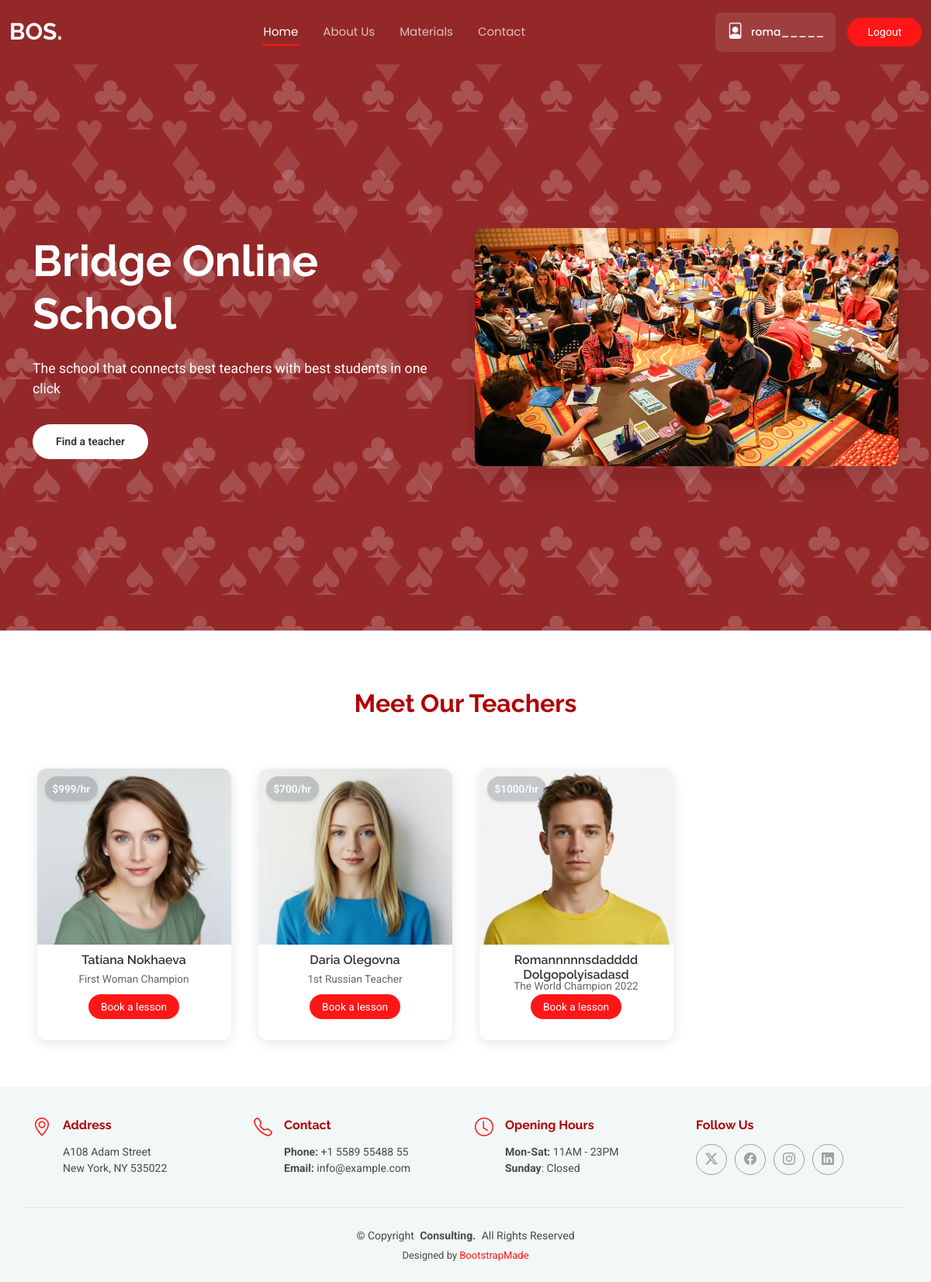
Screenshot of / (signed in) with the database file from the repository.
### landing/models.py (models this page shows, shortened)
class Teacher(models.Model):
    user = models.OneToOneField(User, on_delete=models.CASCADE, related_name='teacher_profile', null=True, blank=True)
    first_name = models.CharField(max_length=50)
    last_name = models.CharField(max_length=50)
    title = models.CharField(max_length=50)
    experience = models.CharField(max_length=500)
    teaching_years = models.IntegerField(max_length=2, null=True, blank=True)
    champion = models.BooleanField(default=False)
    avatar = models.ImageField(upload_to='teachers/avatars')
    lesson_price = models.DecimalField(max_digits=6, decimal_places=0)
    course_price = models.DecimalField(max_digits=7, decimal_places=0)
    is_active = models.BooleanField(default=False)

### landing/views.py (the view)
# urls.py: path("", views.home, name="home"),
def home(request):
    teachers = Teacher.objects.all()  # Get all teachers from database
    context = {
        'teachers': teachers
    }
    return render(request, "landing/index.html", context)

### landing/templates/landing/index.html
{% extends 'base.html' %}
{% load static %}
{% block content %}
  <main class="main">
    <section id="hero" class="hero section dark-background">
      <div class="container" data-aos="fade-up" data-aos-delay="100">
        <div class="row align-items-center">
          <div class="col-lg-6">
            <div class="hero-content" data-aos="fade-up" data-aos-delay="500">
              <h2>Bridge Online School</h2>
              <p>The school that connects best teachers with best students in one click</p>
              <div class="hero-btns">
                <a href="#team" class="btn btn-primary rounded-pill">Find a teacher</a>
              </div>
          </div>
          </div>
          <div class="col-lg-6">
            <div class="hero-image" data-aos="zoom-out" data-aos-delay="300">
              <img src="{% static 'assets/img/about/bridge-competition.jpg' %}" alt="Consulting Services" class="img-fluid">
            </div>
          </div>
        </div>
      </div>
    </section>
    <section id="team" class="team section">
      <div class="container section-title" data-aos="fade-up">
        <div><span>Meet Our Teachers</span></div>
      </div>
      <div class="container" data-aos="fade-up" data-aos-delay="100">
        <div class="team-catalog">
          <div class="row g-4">
            {% for teacher in teachers %}
            {% if teacher.is_active %}
            <div class="col-xl-3 col-lg-4 col-md-6 col-6" data-aos="fade-up" data-aos-delay="100">
              <div class="team-card">
                <div class="team-image">
                  <img src="{{ teacher.avatar.url }}" class="img-fluid" alt="{{teacher.first_name}} {{teacher.last_name}}" loading="lazy">
                  <div class="price-tag">
                    ${{ teacher.lesson_price }}/hr
                  </div>
                </div>
                <div class="team-content">
                  <h3>{{teacher.first_name}} {{teacher.last_name}}</h3>
                  <span class="teacher-title">{{teacher.title}}</span>
                  <div class="book-action">
                    <a href="{% url 'landing:teacher' teacher.pk %}" class="btn-getstarted rounded-pill w-100">Book a lesson</a>
                  </div>
                </div>
              </div>
            </div>
            {% endif %}
            {% endfor %}
          </div>
        </div>
      </div>
    </section>
  </main>
{% endblock %}

### templates/navbar.html (shortened to what this page needs)
<header id="header" class="header d-flex align-items-center fixed-top margin-bottom-200">
    <div class="container-fluid position-relative d-flex align-items-center justify-content-between">
        <a href="index.html" class="logo d-flex align-items-center me-auto me-xl-0">
        <h1 class="sitename">BOS.</h1>
        </a>
        <nav id="navmenu" class="navmenu">
            <ul>
                <li><a href="{% url 'landing:home' %}" class="active">Home</a></li>
                <li><a href="aboutUs.html">About Us</a></li>
                <li><a href="#pricing">Materials</a></li>
                <li><a href="#contact">Contact</a></li>
            </ul>
        </nav>
        <div class="desktop-user-section">
            {% if user.is_authenticated %}
                <a href="{% url 'authentication:profile' %}" class="user-section">
                    <i class="bi bi-file-person" id="profile-icon"></i>
                    <span>{{ user.username }}</span>
                </a>
                <a class="btn-getstarted rounded-pill" href="{% url 'authentication:logout' %}">Logout</a>
            {% else %}
                <a class="btn-getstarted rounded-pill" href="{% url 'authentication:login' %}">Sign-in / Sign-up</a>
            {% endif %}
        </div>
    </div>
</header>

### rows the page displays
Teacher: avatar (picture), lesson_price "999", first_name "Tatiana", last_name "Nokhaeva", title "First Woman Champion"
Teacher: avatar (picture), lesson_price "700", first_name "Daria", last_name "Olegovna", title "1st Russian Teacher"
Teacher: avatar (picture), lesson_price "1000", first_name "Romannnnnsdadddd", last_name "Dolgopolyisadasd", title "The World Champion 2022"

### other values shown
{{ user.username }} "roma_____"
